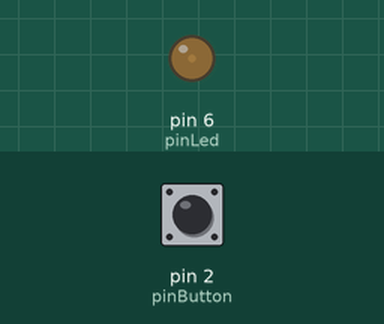
Simulated run of this sketch. Board: Arduino Uno, built with avr-gcc and run on an emulated ATmega328P. Shown: output pins drawn as LEDs (lit = HIGH). The inputs (shaded band) are chosen by the test bench; at power-on: pin 2 (pinButton) HIGH.

Above: at 1.2 s.
1.3 s: pin 2 (pinButton) pulled LOW for 0.15 s
At 2.0 s:
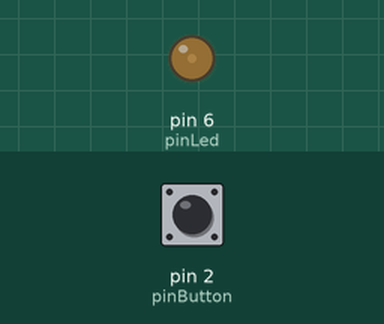
2.9 s: pin 2 (pinButton) pulled LOW for 1 s
At 4.5 s:
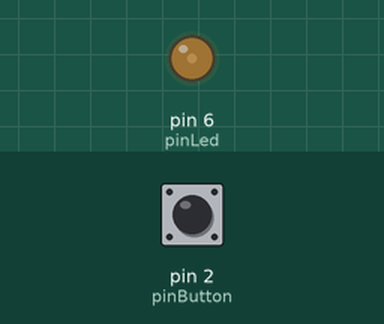
5.4 s: pin 2 (pinButton) pulsed LOW 5 times (0.12 s each, 0.3 s apart)
At 7.4 s:
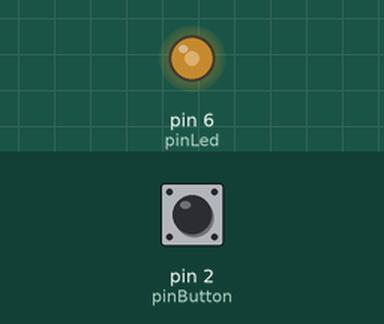
8.4 s: pin 2 (pinButton) pulled LOW for 0.15 s
At 9.7 s:
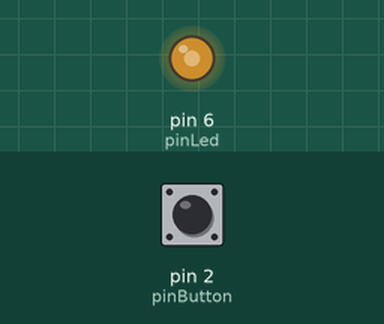
10.0 s: pin 2 (pinButton) pulsed LOW 5 times (0.12 s each, 0.3 s apart)
At 12.1 s:
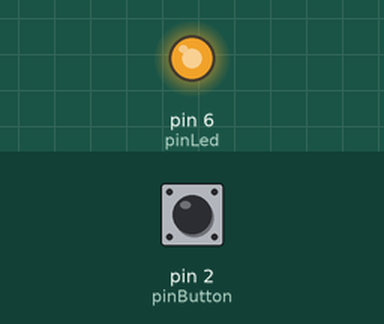
Timing chart, 0 to 13.6 s (numbered marks = the images above; inputs shaded):
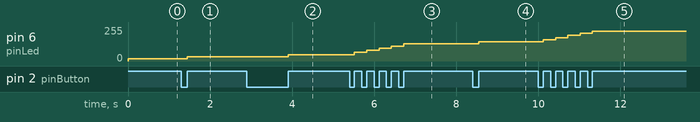

Measured:
- after the input at 1.3 s, pin 6 (pinLed): 16/255 → 32/255 after 0.15 s
- after the input at 2.9 s, pin 6 (pinLed): 32/255 → 48/255 after 1.0 s
- after the input at 5.4 s, pin 6 (pinLed): moves from 48/255 to 128/255 over 1.2 s, starting after 0.12 s
- after the input at 8.4 s, pin 6 (pinLed): 128/255 → 144/255 after 0.15 s
- after the input at 10.0 s, pin 6 (pinLed): moves from 144/255 to 224/255 over 1.2 s, starting after 0.12 s

The sketch:

Boton_pwm_ahora_si_pwm.ino
```cpp
//variables globales
int switchState = 0;
int intensity = 0;
bool isTheButtonBeingPressed = false;
//conisTheButtonBeingPressedstantes de los pins
const int pinLed = 6;
const int pinButton = 2;

void setup() {
  //le decimos a Arduino qué tiene enchufado. Para eso inicializamos los pines
  pinMode(pinLed,OUTPUT);
  pinMode(pinButton, INPUT);
} //fin del setup

void loop() {
  switchState = digitalRead(pinButton);
  if (switchState == LOW) {
    //el botón no está pulsado
    isTheButtonBeingPressed = false;
  } //fin del if
  else {
     if (isTheButtonBeingPressed == false) {
      //el botón acaba de pulsarse
      isTheButtonBeingPressed = true;
      intensity += 16;
        //revisamos el delayMillis que no se salga de un ámbito.
         if (intensity >255) {
           intensity = 0;
          } //fin del if
     } //fin del if the isthebuttonbeingpressed
  } //fin del else del switchstate
  //encendemos las luces
  analogWrite(pinLed, intensity);

} //fin del loop
```
